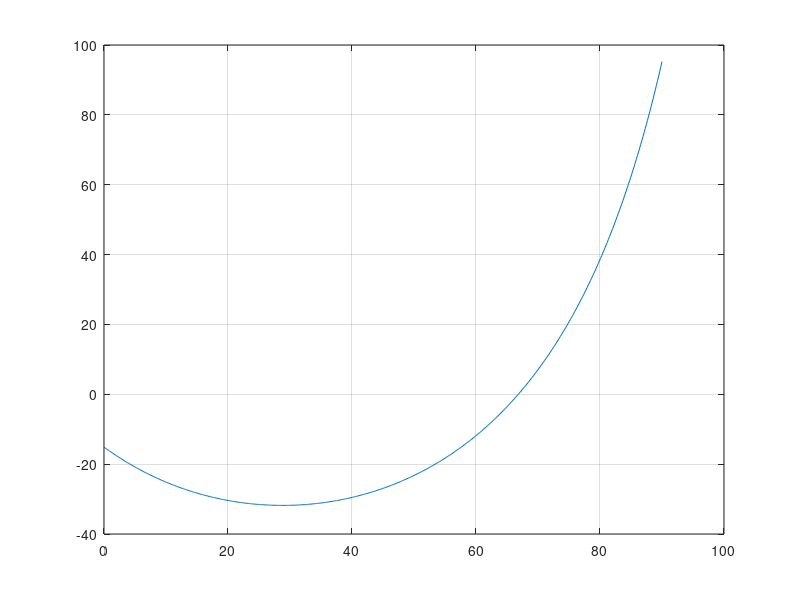
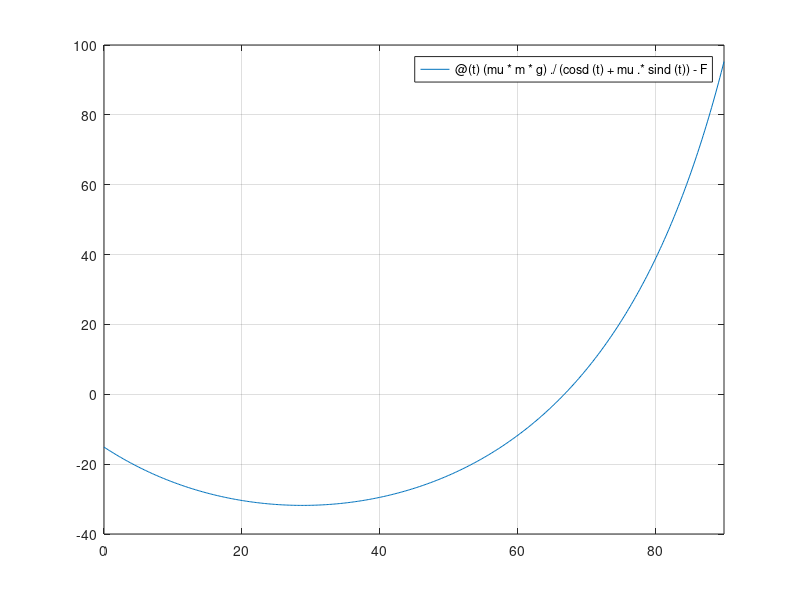

Source code (MATLAB) for these figures, in order: (Note: this script raises an error after producing the figures.)
% Define problem constants
g = 9.81;
mu = 0.55;
F = 150;
m = 25;

format longe;

% Define the function to be solved for. Is the angle specified in radians or degrees?
f =@(t) (mu*m*g)./(cosd(t) + mu.*sind(t)) - F;
clc
% THINK, what makes range sense for angle?

tl = 0;
tu = 90;
range = tl:tu;
% Plot your function. Does plotting give you an idea about where the root is?
t = linspace(tl, tu, 500);

figure('Name', 'Given Function')
plot(t, f(t))
grid on;

% or

figure('Name', 'fplot attempt')
fplot(f, [0 90])
grid on;

% Finaly solve for the root using the bisection script given to you
[angle, fx, ea, iter] = bisect(f,60,70);

% These variables will be checked for your final answer
% angle =  % the angle in degree that solves this problem
% fx =     % the function value at your solved angle
% ea =     % the bisection error estimate
% iter =   % the number of bisection iterations

fprintf('Angle: %.3f\nfx: %.3f\nea: %.3f\niter: %.0f\n', angle, fx, ea, iter);

